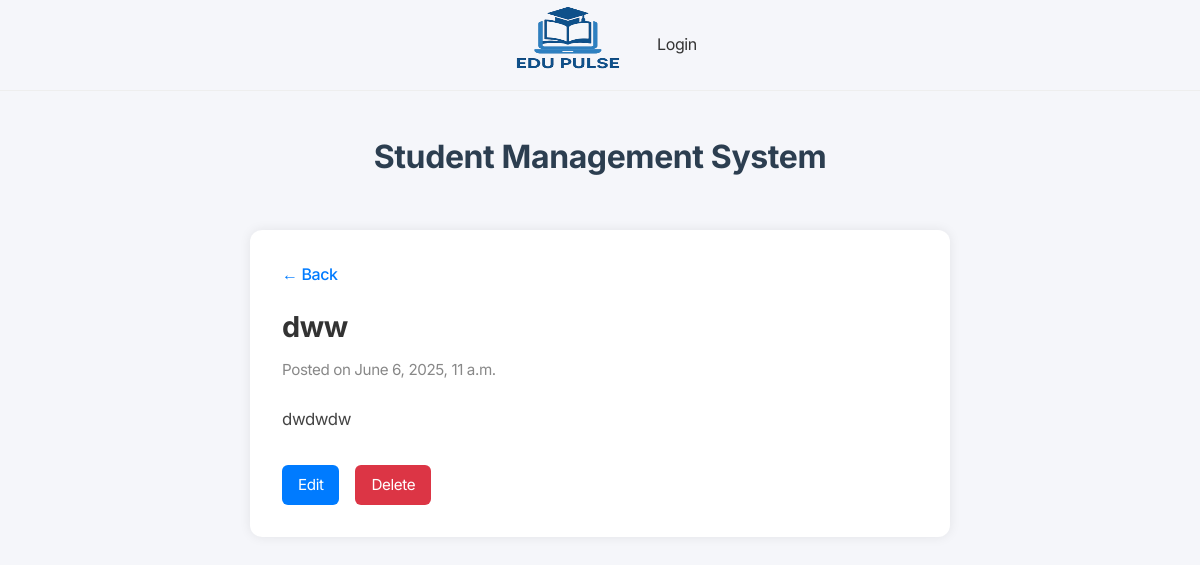
The page /post/13/ on the database its author committed.
### app/models.py (models this page shows, shortened)
class Post(models.Model):
    title = models.CharField(max_length=200)
    author = models.ForeignKey("auth.User", on_delete=models.CASCADE)
    body = models.TextField()
    created_at = models.DateTimeField(auto_now_add=True)

### app/views.py (the view)
# urls.py: path('post/<int:pk>/', PostDetailView.as_view(), name='post_detail'),
class PostDetailView(DetailView):
    model = Post
    context_object_name = 'post'
    template_name = 'app/post_detail.html'

### app/templates/app/post_detail.html (shortened to what this page needs)
{% extends 'app/base.html' %}
{% block content %}
<div class="post-card">
    <a href="{% url 'post' %}" class="back-link">← Back</a>
    <h2>{{ post.title }}</h2>
    <p class="date">Posted on {{ post.created_at }}</p>
    <p class="body">{{ post.body }}</p>
    <div class="actions">
        <a href="{% url 'post_update' post.pk %}">Edit</a>
        <a href="{% url 'post_delete' post.pk %}" class="delete">Delete</a>
    </div>
</div>
{% endblock %}

### static/css/navbar.css (style rules this page uses)
* { margin: 0; padding: 0; box-sizing: border-box; font-family: "Inter", sans-serif; }
:root { --dark-grey: #333333; --medium-grey: #636363; --light-grey: #eeeeee; --ash: #f4f4f4; --primary-color: #2b72fb; --white: white; --border: 1px solid var(--light-grey); --shadow: rgba(0, 0, 0, 0.05) 0px 6px 24px 0px, rgba(0, 0, 0, 0.08) 0px 0px 0px 1px; }
body { font-family: inherit; background-color: var(--white); color: var(--dark-grey); letter-spacing: -0.4px; }
a { text-decoration: none; color: inherit; }

### app/templates/app/base.html (style rules this page uses)
* { margin: 0; padding: 0; box-sizing: border-box; }
body { font-family: 'Segoe UI', Tahoma, Geneva, Verdana, sans-serif; background-color: #f5f6fa; color: #333; line-height: 1.6; }

### app/templates/app/post_detail.html (style rules this page uses)
.post-card { background-color: #fff; padding: 2rem; border-radius: 12px; box-shadow: 0 0 12px rgba(0, 0, 0, 0.08); max-width: 700px; margin: 3rem auto; }
.post-card a.back-link { display: inline-block; margin-bottom: 1rem; text-decoration: none; color: #007bff; font-weight: 500; }
.post-card h2 { font-size: 1.8rem; color: #333; margin-bottom: 0.5rem; }
.post-card p.date { color: #888; font-size: 0.95rem; margin-bottom: 1.5rem; }
.post-card p.body { font-size: 1.05rem; line-height: 1.6; color: #444; margin-bottom: 2rem; }
.post-card .actions { display: flex; gap: 1rem; }
.post-card .actions a { background-color: #007bff; color: white; padding: 0.5rem 1rem; border-radius: 6px; text-decoration: none; font-size: 0.95rem; transition: background-color 0.3s ease; }
.post-card .actions a.delete { background-color: #dc3545; }

### rows shown on the page
Post: title "dww", created_at "June 6, 2025, 11 a.m.", body "dwdwdw"
